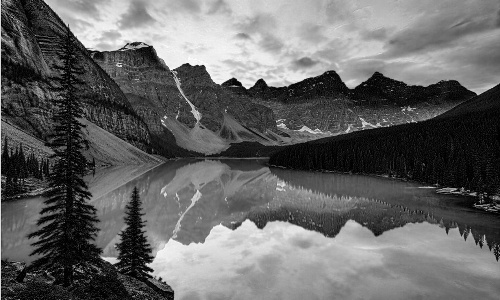
#> input picture blue_channel.jpg, 500 x 300 px, given in place of the camera
$ python question4.py
#> lines starting #> are read from the running program, lines starting #| are printed output that depends on the picture
import cv2
import numpy as np

cap = cv2.VideoCapture(0)

while True:
    ret, frame = cap.read()
#> frame is the input picture: shape (300, 500, 3); min 0, max 255, mean 101.4

    if not ret:
        break
    frame = cv2.flip(frame, 1)
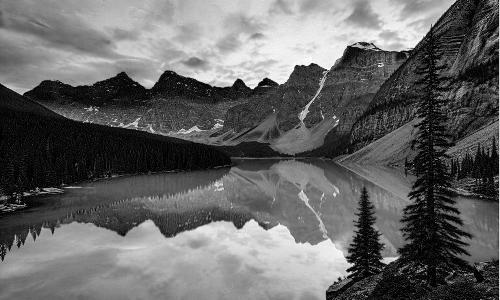
#> frame: shape (300, 500, 3); min 0, max 255, mean 101.4

    h, w = frame.shape[:2]
#> h = 300; w = 500
    half = cv2.resize(frame, (w//2, h//2))
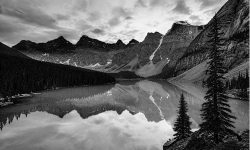
#> half: shape (150, 250, 3); min 1, max 251, mean 101.5
    gray = cv2.cvtColor(half, cv2.COLOR_BGR2GRAY)
    quarter = cv2.resize(frame, (w//2, h//2))
    top_left = quarter
    top_right = cv2.flip(quarter, 0)
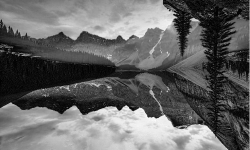
#> top_right: shape (150, 250, 3); min 1, max 251, mean 101.5
    hsv = cv2.cvtColor(quarter, cv2.COLOR_BGR2HSV)
#> hsv: shape (150, 250, 3); mean H, S, V 0, 0, 101.5
    bottom_left = cv2.cvtColor(hsv, cv2.COLOR_HSV2BGR)
    b, g, r = cv2.split(quarter)

    red_only = np.zeros_like(quarter)
    red_only[:, :, 2] = r

    # Combining 4 views
    top = np.hstack((top_left, top_right))
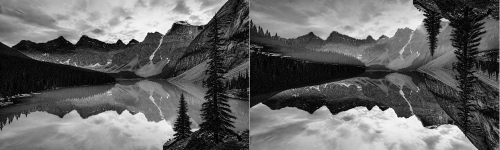
#> top: shape (150, 500, 3); min 1, max 251, mean 101.5
    bottom = np.hstack((bottom_left, red_only))
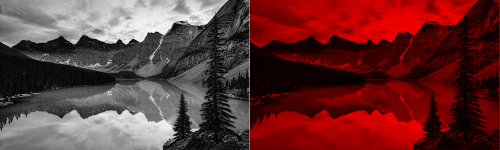
#> bottom: shape (150, 500, 3); mean B, G, R 50.8, 50.8, 101.5
    final = np.vstack((top, bottom))
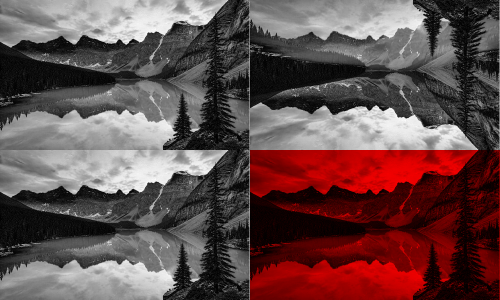
#> final: shape (300, 500, 3); mean B, G, R 76.1, 76.1, 101.5
    cv2.imshow("Half Size Grayscale", gray)
    cv2.imshow("4 Window View", final)

    if cv2.waitKey(1) & 0xFF == ord('q'):
#> (key q is pressed here)
        break

cap.release()
cv2.destroyAllWindows()

$ run again, on green_channel.jpg
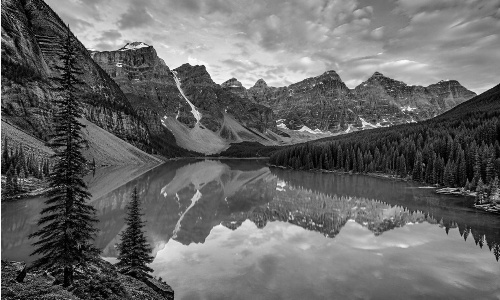
#> input picture green_channel.jpg, 500 x 300 px, given in place of the camera
#> frame is the input picture: shape (300, 500, 3); min 0, max 252, mean 103.6
#> hsv: shape (150, 250, 3); mean H, S, V 0, 0, 103.7
#> `bottom = np.hstack((bottom_left, red_only))`:
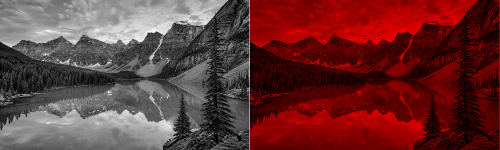
#> bottom: shape (150, 500, 3); mean B, G, R 51.9, 51.9, 103.7
#> `final = np.vstack((top, bottom))`:
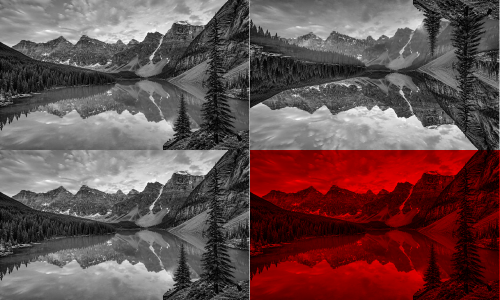
#> final: shape (300, 500, 3); mean B, G, R 77.8, 77.8, 103.7

$ run again, on mountain_without_green.jpg
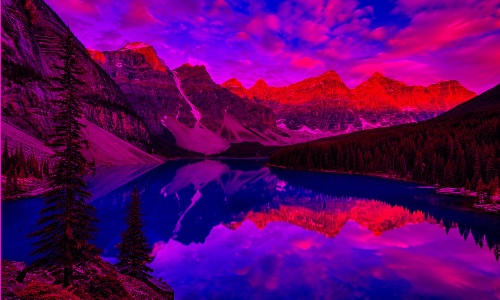
#> input picture mountain_without_green.jpg, 500 x 300 px, given in place of the camera
#> frame is the input picture: shape (300, 500, 3); mean B, G, R 101.4, 1.9, 93
#> hsv: shape (150, 250, 3); mean H, S, V 149.4, 248.2, 125.1
#> `bottom = np.hstack((bottom_left, red_only))`:
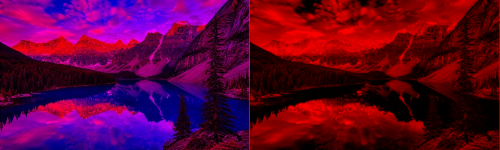
#> bottom: shape (150, 500, 3); mean B, G, R 50.6, 0.8, 93.1
#> `final = np.vstack((top, bottom))`:
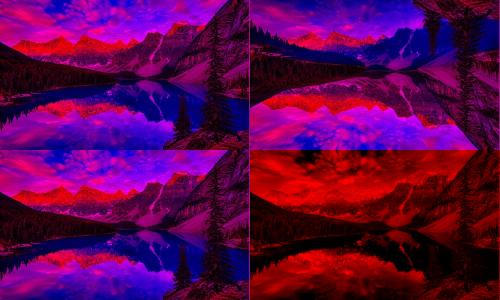
#> final: shape (300, 500, 3); mean B, G, R 76.1, 1.4, 93.1
